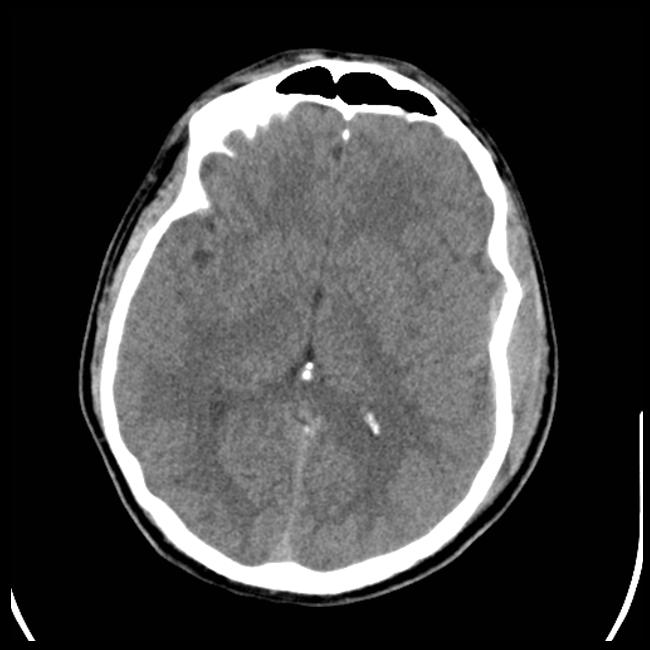
#> input picture processing/dataset/spot.jpg, 650 x 650 px, found by its file name
$ jupyter execute process.ipynb   (shell and % lines are left out)
#> lines starting #> are read from the running program, lines starting #| are printed output that depends on the picture; after the words box and inside, x2 and y2 are one past the last pixel; in counts of white or black regions, pixels touching at a corner belong together
[cell 1]
import cv2
from matplotlib import pyplot as plt
import numpy as np

[cell 2]
image = cv2.imread(r"C:\Users\kabil\Desktop\stoke-prediction\processing\dataset\spot.jpg",1)
#> image is the input picture: shape (650, 650, 3); min 0, max 255, mean 64.8

[cell 3]
plt.figure(figsize=(8, 6), dpi=80)
plt.imshow(image);

[cell 4]
gray = cv2.cvtColor(image, cv2.COLOR_BGR2GRAY)
plt.imshow(gray)

[cell 5]
blurred = cv2.GaussianBlur(gray,(5,5),0)
plt.imshow(blurred)

[cell 6]
min_x = image.shape[0]
#> min_x = 650
min_y = image.shape[1]
#> min_y = 650
max_x = 0
max_y = 0

[cell 7]
canny = cv2.Canny(blurred,0,250)
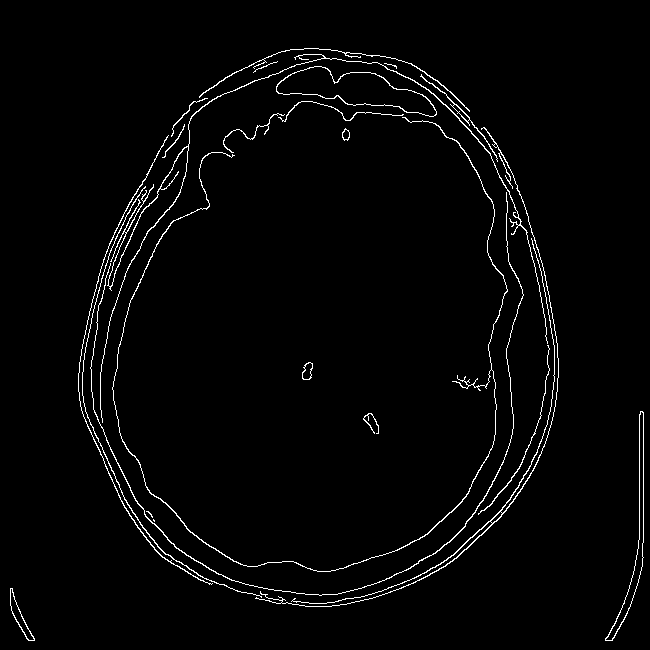
#> canny: shape (650, 650); 2.2% white in thin lines or dots, all inside (x1, y1, x2, y2) = (10, 48, 644, 641)
(cnts,_) = cv2.findContours(canny.copy(),cv2.RETR_TREE,cv2.CHAIN_APPROX_SIMPLE)
#> cnts = 31 contours, 7 with area under 20; largest, box (x1, y1, x2, y2) and area: (276, 66, 437, 117) 3742, (276, 66, 437, 117) 3664, (605, 411, 644, 641) 1198, (605, 411, 644, 641) 1162, (255, 127, 559, 607) 337
coints = image.copy()
frame = image.copy()
cv2.drawContours(frame,cnts,-1,(255,0,0),2)
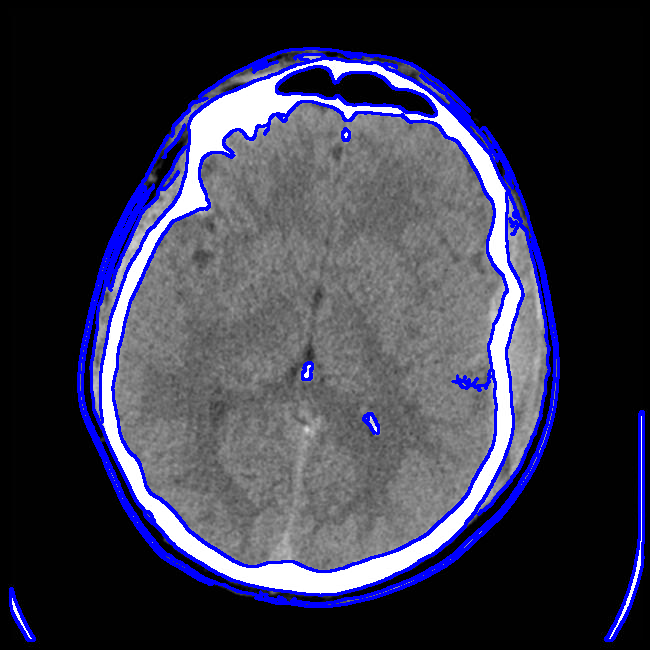
#> frame: shape (650, 650, 3); 7.07% of pixels changed, all inside (x1, y1, x2, y2) = (9, 47, 645, 642)
plt.imshow(frame)

[cell 8]
for cnt in cnts:
    x ,y,w,h = cv2.boundingRect(cnt)
    area = w * h
    print(x , y)
    if area > ((image.shape[0] * image.shape[1]) * 0.2):
        if min_x > x:
            min_x = x
        if min_y > y:
            min_y = y
        if max_x < (x + w):
            max_x = x + w
        if max_y < (y + h):
            max_y = y +h
#> this loop made 31 passes
#> (x, y, w, h, area, min_x, min_y, max_x) on pass 11: (90, 192, 434, 404, 175336, 90, 192, 524)
#> (x, y, w, h, area, min_y, max_x, max_y) on pass 16: (255, 127, 304, 480, 145920, 127, 559, 607)
#| 10 588
#| 10 588
#| 153 519
#| 146 511
#| 363 413
#| 605 411
#| 605 411
#| 302 362
#> (further printed lines are left out)
#> after the loop, max_x = 559; max_y = 607; min_x = 90; min_y = 54

cv2.rectangle(coints,(min_x,min_y),(max_x,max_y),(0,255,0),2)
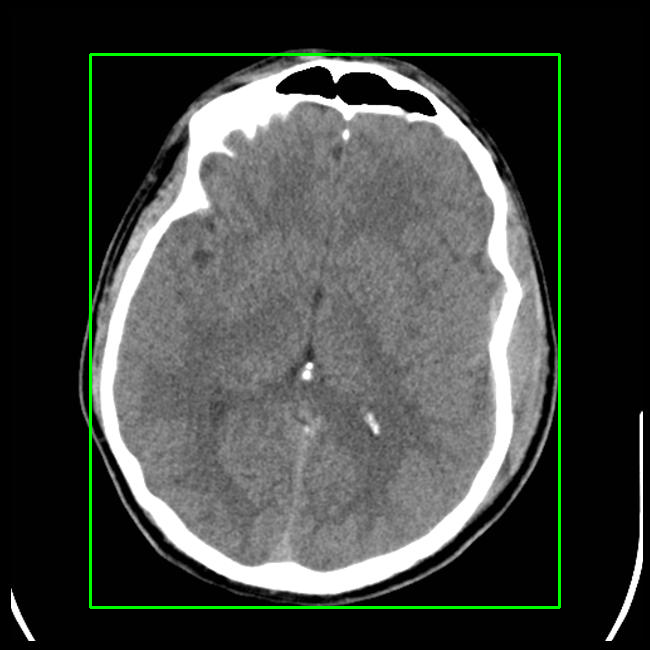
#> coints: shape (650, 650, 3); 1.45% of pixels changed, all inside (x1, y1, x2, y2) = (89, 53, 561, 609)
plt.imshow(coints)

[cell 9]
roi = image[min_y:max_y,min_x:max_x]
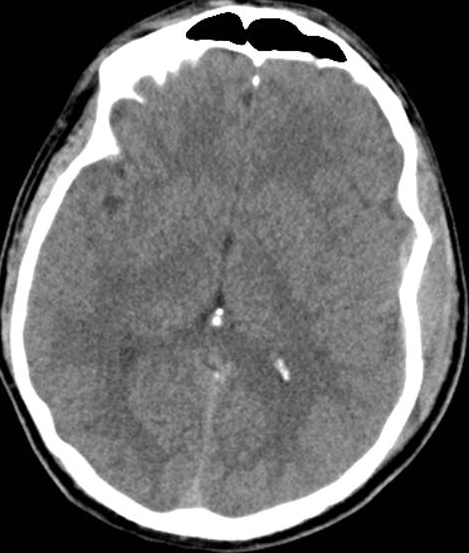
#> roi: shape (553, 469, 3); min 0, max 255, mean 103.3

[cell 10]
plt.imshow(roi)

[cell 11]
cv2.imwrite("result.jpg",roi)
#> Out = True

$ run again, with processing/dataset/region.jpg copied over processing/dataset/spot.jpg
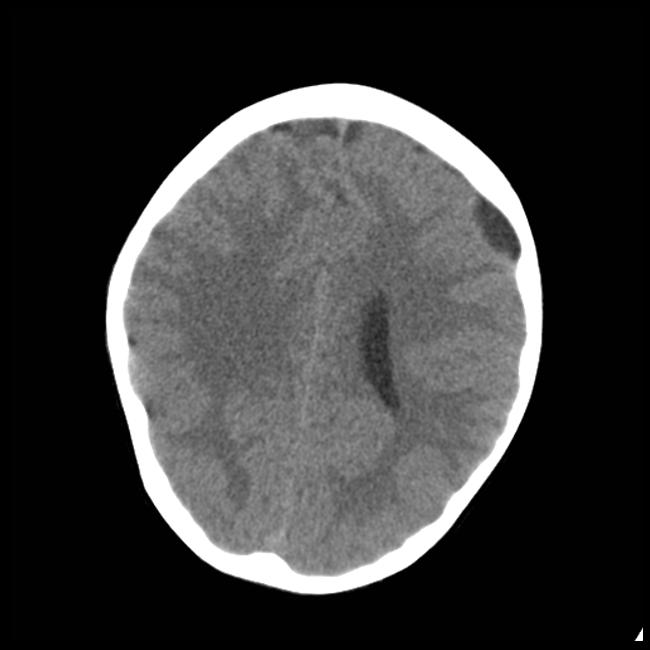
#> input picture processing/dataset/region.jpg, 650 x 650 px, found by its file name
#> image is the input picture: shape (650, 650, 3); min 0, max 255, mean 57
#> `canny = cv2.Canny(blurred,0,250)`:
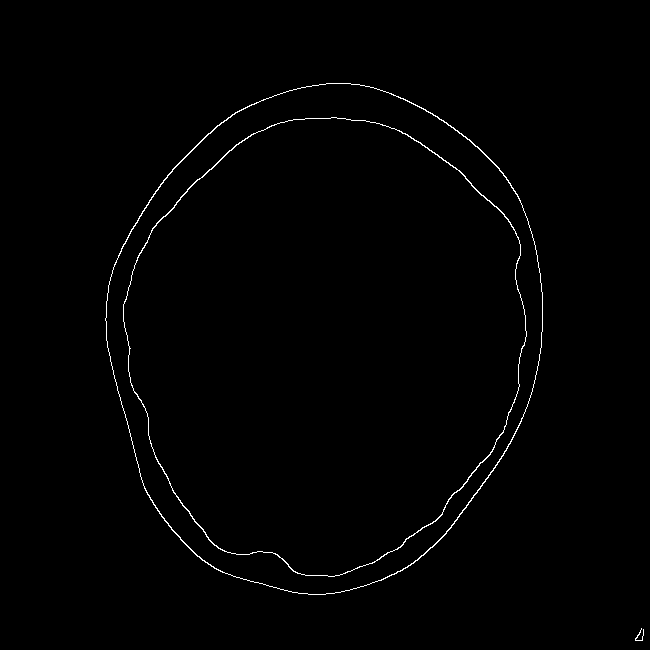
#> canny: shape (650, 650); 0.8% white in thin lines or dots, all inside (x1, y1, x2, y2) = (105, 83, 644, 641)
#> cnts = 5 contours, 1 with area under 20; largest, box (x1, y1, x2, y2) and area: (105, 83, 543, 595) 171627, (105, 83, 543, 595) 171214, (123, 117, 527, 577) 140438, (123, 117, 527, 577) 140029
#> frame: shape (650, 650, 3); 2.54% of pixels changed, all inside (x1, y1, x2, y2) = (104, 82, 645, 642)
#> the loop `for cnt in cnts:` made 5 passes
#> (x, y, w, h, area, min_x, min_y, max_x) on pass 2: (105, 83, 438, 512, 224256, 105, 83, 543)
#> (printed output is left out)
#> after the loop `for cnt in cnts:`: max_x = 543; max_y = 595; min_x = 105; min_y = 83
#> coints: shape (650, 650, 3); 1.35% of pixels changed, all inside (x1, y1, x2, y2) = (104, 82, 545, 597)
#> `roi = image[min_y:max_y,min_x:max_x]`:
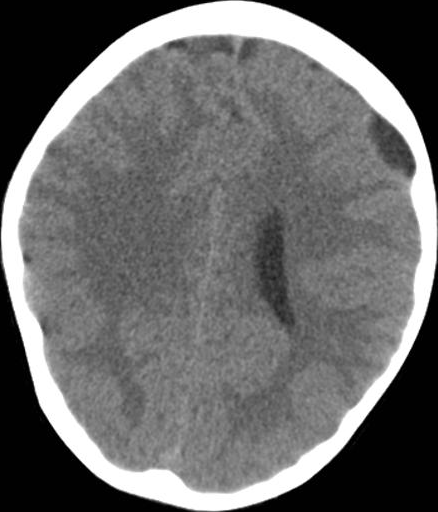
#> roi: shape (512, 438, 3); min 0, max 255, mean 106.5
#> Out = True
